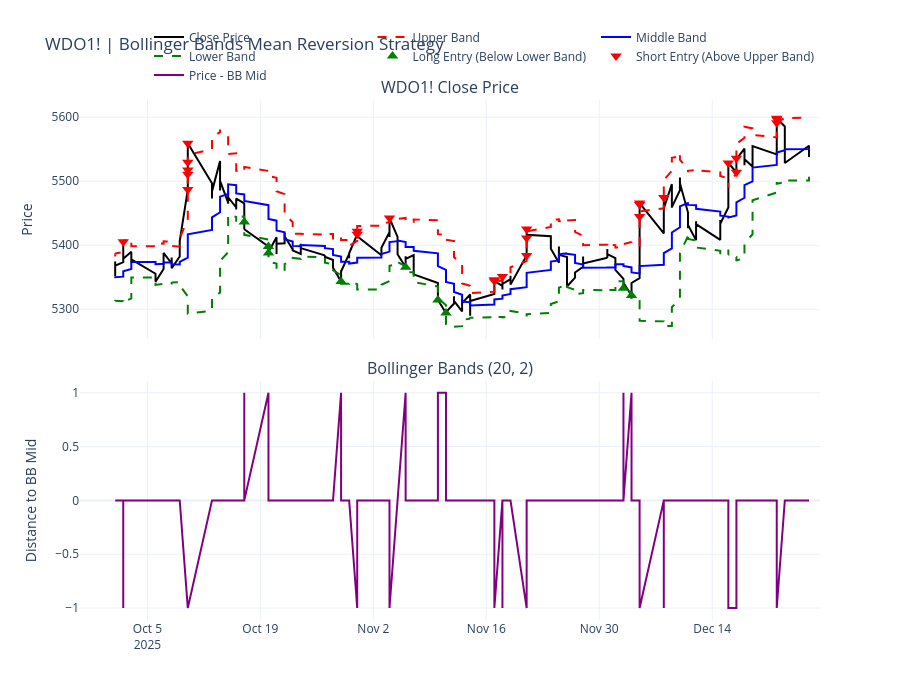

Notebook cell for this chart:
### Code cell
df_plot = df.tail(300)

fig = make_subplots(
    rows=2,
    cols=1,
    shared_xaxes=True,
    vertical_spacing=0.08,
    subplot_titles=(f"{ticker} Close Price", "Bollinger Bands (20, 2)")
)

# =========================
# CLOSE PRICE + BOLLINGER
# =========================
fig.add_trace(
    go.Scatter(
        x=df_plot.index,
        y=df_plot["close"],
        name="Close Price",
        line=dict(color="black")
    ),
    row=1, col=1
)

fig.add_trace(
    go.Scatter(
        x=df_plot.index,
        y=df_plot["bb_upper"],
        name="Upper Band",
        line=dict(color="red", dash="dash")
    ),
    row=1, col=1
)

fig.add_trace(
    go.Scatter(
        x=df_plot.index,
        y=df_plot["bb_mid"],
        name="Middle Band",
        line=dict(color="blue")
    ),
    row=1, col=1
)

fig.add_trace(
    go.Scatter(
        x=df_plot.index,
        y=df_plot["bb_lower"],
        name="Lower Band",
        line=dict(color="green", dash="dash")
    ),
    row=1, col=1
)

# -------------------------
# ENTRADAS
# -------------------------
fig.add_trace(
    go.Scatter(
        x=df_plot.index[df_plot["long_entry"]],
        y=df_plot.loc[df_plot["long_entry"], "close"],
        mode="markers",
        name="Long Entry (Below Lower Band)",
        marker=dict(symbol="triangle-up", color="green", size=10)
    ),
    row=1, col=1
)

fig.add_trace(
    go.Scatter(
        x=df_plot.index[df_plot["short_entry"]],
        y=df_plot.loc[df_plot["short_entry"], "close"],
        mode="markers",
        name="Short Entry (Above Upper Band)",
        marker=dict(symbol="triangle-down", color="red", size=10)
    ),
    row=1, col=1
)

# =========================
# DISTÂNCIA À MÉDIA (diagnóstico)
# =========================
fig.add_trace(
    go.Scatter(
        x=df_plot.index,
        y=df_plot["position"],
        name="Price - BB Mid",
        line=dict(color="purple")
    ),
    row=2, col=1
)


# =========================
# LAYOUT
# =========================
fig.update_layout(
    title_text=f"{ticker} | Bollinger Bands Mean Reversion Strategy",
    height=700,
    template="plotly_white",
    legend=dict(
        orientation="h",
        yanchor="bottom",
        y=1.02,
        xanchor="right",
        x=1
    )
)

fig.update_yaxes(title_text="Price", row=1, col=1)
fig.update_yaxes(title_text="Distance to BB Mid", row=2, col=1)

fig.show()

### Figure 1 — Plotly figure (JSON) as saved in the notebook; plotly's stock layout.template omitted (floating-point values rounded to 4 significant figures; data arrays with more than 128 entries replaced by an {"elided": "..."} marker saying what was removed)
{"data": [{"line": {"color": "black"}, "name": "Close Price", "type": "scatter", "x": {"elided": "300 str values"}, "xaxis": "x", "y": {"elided": "300 float values"}, "yaxis": "y"}, {"line": {"color": "red", "dash": "dash"}, "name": "Upper Band", "type": "scatter", "x": {"elided": "300 str values"}, "xaxis": "x", "y": {"elided": "300 float values"}, "yaxis": "y"}, {"line": {"color": "blue"}, "name": "Middle Band", "type": "scatter", "x": {"elided": "300 str values"}, "xaxis": "x", "y": {"elided": "300 float values"}, "yaxis": "y"}, {"line": {"color": "green", "dash": "dash"}, "name": "Lower Band", "type": "scatter", "x": {"elided": "300 str values"}, "xaxis": "x", "y": {"elided": "300 float values"}, "yaxis": "y"}, {"marker": {"color": "green", "size": 10, "symbol": "triangle-up"}, "mode": "markers", "name": "Long Entry (Below Lower Band)", "type": "scatter", "x": ["2025-10-17T00:00:00", "2025-10-20T00:00:00", "2025-10-20T00:00:00", "2025-10-29T00:00:00", "2025-11-06T00:00:00", "2025-11-10T00:00:00", "2025-11-11T00:00:00", "2025-12-03T00:00:00", "2025-12-04T00:00:00"], "xaxis": "x", "y": [5436.0, 5398, 5388, 5344.0, 5366.0, 5314.0, 5294, 5333, 5322.0], "yaxis": "y"}, {"marker": {"color": "red", "size": 10, "symbol": "triangle-down"}, "mode": "markers", "name": "Short Entry (Above Upper Band)", "type": "scatter", "x": ["2025-10-02T00:00:00", "2025-10-10T00:00:00", "2025-10-10T00:00:00", "2025-10-10T00:00:00", "2025-10-10T00:00:00", "2025-10-10T00:00:00", "2025-10-31T00:00:00", "2025-10-31T00:00:00", "2025-11-04T00:00:00", "2025-11-17T00:00:00", "2025-11-17T00:00:00", "2025-11-18T00:00:00", "2025-11-21T00:00:00", "2025-11-21T00:00:00", "2025-11-21T00:00:00", "2025-12-05T00:00:00", "2025-12-05T00:00:00", "2025-12-05T00:00:00", "2025-12-08T00:00:00", "2025-12-16T00:00:00", "2025-12-17T00:00:00", "2025-12-17T00:00:00", "2025-12-22T00:00:00", "2025-12-22T00:00:00", "2025-12-22T00:00:00"], "xaxis": "x", "y": [5406.0, 5487, 5511, 5518.0, 5530.0, 5560.0, 5417, 5422, 5442.0, 5346, 5344, 5351, 5384, 5426.0, 5412.0, 5445, 5464.0, 5466, 5474.0, 5528.0, 5514, 5536, 5597, 5592.0, 5598.0], "yaxis": "y"}, {"line": {"color": "purple"}, "name": "Price - BB Mid", "type": "scatter", "x": {"elided": "300 str values"}, "xaxis": "x2", "y": {"elided": "300 int values"}, "yaxis": "y2"}], "layout": {"annotations": [{"font": {"size": 16}, "showarrow": false, "text": "WDO1! Close Price", "x": 0.5, "xanchor": "center", "xref": "paper", "y": 1, "yanchor": "bottom", "yref": "paper"}, {"font": {"size": 16}, "showarrow": false, "text": "Bollinger Bands (20, 2)", "x": 0.5, "xanchor": "center", "xref": "paper", "y": 0.46, "yanchor": "bottom", "yref": "paper"}], "height": 700, "legend": {"orientation": "h", "x": 1, "xanchor": "right", "y": 1.02, "yanchor": "bottom"}, "title": {"text": "WDO1! | Bollinger Bands Mean Reversion Strategy"}, "xaxis": {"anchor": "y", "domain": [0, 1], "matches": "x2", "showticklabels": false}, "xaxis2": {"anchor": "y2", "domain": [0, 1]}, "yaxis": {"anchor": "x", "domain": [0.54, 1], "title": {"text": "Price"}}, "yaxis2": {"anchor": "x2", "domain": [0, 0.46], "title": {"text": "Distance to BB Mid"}}}}
